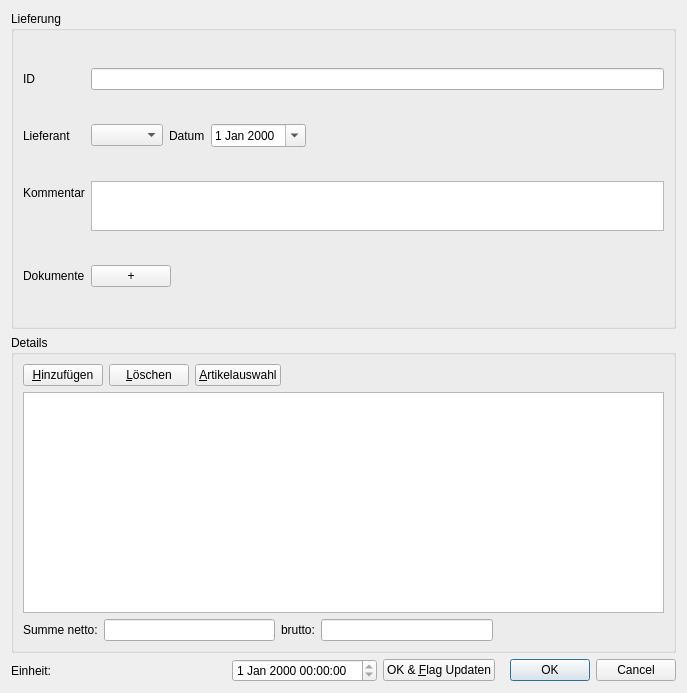
<?xml version="1.0" encoding="UTF-8"?>
<ui version="4.0">
 <class>LieferungDetailForm</class>
 <widget class="QDialog" name="LieferungDetailForm">
  <property name="geometry">
   <rect>
    <x>0</x>
    <y>0</y>
    <width>687</width>
    <height>693</height>
   </rect>
  </property>
  <property name="windowTitle">
   <string>Lieferung Details</string>
  </property>
  <layout class="QGridLayout" name="gridLayout">
   <item row="0" column="0">
    <widget class="QGroupBox" name="groupBox_lieferung">
     <property name="title">
      <string>Lieferung</string>
     </property>
     <layout class="QGridLayout" name="gridLayout_2">
      <item row="0" column="0">
       <layout class="QFormLayout" name="formLayout">
        <property name="fieldGrowthPolicy">
         <enum>QFormLayout::ExpandingFieldsGrow</enum>
        </property>
        <item row="0" column="0">
         <widget class="QLabel" name="label">
          <property name="text">
           <string>ID</string>
          </property>
         </widget>
        </item>
        <item row="0" column="1">
         <widget class="QLineEdit" name="lineEdit_id">
          <property name="readOnly">
           <bool>true</bool>
          </property>
         </widget>
        </item>
        <item row="1" column="0">
         <widget class="QLabel" name="label_lieferant">
          <property name="text">
           <string>Lieferant</string>
          </property>
         </widget>
        </item>
        <item row="1" column="1">
         <layout class="QHBoxLayout" name="horizontalLayout_5">
          <item>
           <widget class="QComboBox" name="comboBox_lieferant"/>
          </item>
          <item>
           <widget class="QLabel" name="label_3">
            <property name="text">
             <string>Datum</string>
            </property>
           </widget>
          </item>
          <item>
           <widget class="QDateEdit" name="dateEdit_datum">
            <property name="calendarPopup">
             <bool>true</bool>
            </property>
           </widget>
          </item>
          <item>
           <spacer name="horizontalSpacer_3">
            <property name="orientation">
             <enum>Qt::Horizontal</enum>
            </property>
            <property name="sizeHint" stdset="0">
             <size>
              <width>40</width>
              <height>20</height>
             </size>
            </property>
           </spacer>
          </item>
         </layout>
        </item>
        <item row="4" column="0">
         <widget class="QLabel" name="label_6">
          <property name="text">
           <string>Kommentar</string>
          </property>
         </widget>
        </item>
        <item row="4" column="1">
         <layout class="QHBoxLayout" name="horizontalLayout_4">
          <item>
           <widget class="QPlainTextEdit" name="plainTextEdit_comment">
            <property name="maximumSize">
             <size>
              <width>16777215</width>
              <height>50</height>
             </size>
            </property>
           </widget>
          </item>
         </layout>
        </item>
        <item row="7" column="0">
         <widget class="QLabel" name="label_4">
          <property name="text">
           <string>Dokumente</string>
          </property>
         </widget>
        </item>
        <item row="7" column="1">
         <layout class="QHBoxLayout" name="layout_documents">
          <item>
           <widget class="QPushButton" name="pushButton_addDocument">
            <property name="text">
             <string>+</string>
            </property>
           </widget>
          </item>
         </layout>
        </item>
       </layout>
      </item>
     </layout>
    </widget>
   </item>
   <item row="2" column="0">
    <widget class="QGroupBox" name="groupBox_2">
     <property name="title">
      <string>Details</string>
     </property>
     <layout class="QVBoxLayout" name="verticalLayout">
      <item>
       <layout class="QHBoxLayout" name="horizontalLayout">
        <item>
         <widget class="QPushButton" name="pushButton_newDetail">
          <property name="text">
           <string>&amp;Hinzufügen</string>
          </property>
         </widget>
        </item>
        <item>
         <widget class="QPushButton" name="pushButton_deleteDetail">
          <property name="text">
           <string>&amp;Löschen</string>
          </property>
         </widget>
        </item>
        <item>
         <widget class="QPushButton" name="pushButton_selectArticles">
          <property name="text">
           <string>&amp;Artikelauswahl</string>
          </property>
         </widget>
        </item>
        <item>
         <spacer name="horizontalSpacer_2">
          <property name="orientation">
           <enum>Qt::Horizontal</enum>
          </property>
          <property name="sizeHint" stdset="0">
           <size>
            <width>40</width>
            <height>20</height>
           </size>
          </property>
         </spacer>
        </item>
       </layout>
      </item>
      <item>
       <widget class="QTableView" name="tableView_details"/>
      </item>
      <item>
       <layout class="QHBoxLayout" name="horizontalLayout_3">
        <item>
         <widget class="QLabel" name="label_2">
          <property name="text">
           <string>Summe netto:</string>
          </property>
         </widget>
        </item>
        <item>
         <widget class="QLineEdit" name="lineEdit_totalNet">
          <property name="readOnly">
           <bool>true</bool>
          </property>
         </widget>
        </item>
        <item>
         <widget class="QLabel" name="label_5">
          <property name="text">
           <string>brutto:</string>
          </property>
         </widget>
        </item>
        <item>
         <widget class="QLineEdit" name="lineEdit_totalGross"/>
        </item>
        <item>
         <spacer name="horizontalSpacer">
          <property name="orientation">
           <enum>Qt::Horizontal</enum>
          </property>
          <property name="sizeHint" stdset="0">
           <size>
            <width>40</width>
            <height>20</height>
           </size>
          </property>
         </spacer>
        </item>
       </layout>
      </item>
     </layout>
    </widget>
   </item>
   <item row="4" column="0">
    <layout class="QHBoxLayout" name="horizontalLayout_2">
     <item>
      <widget class="QLabel" name="label_unit">
       <property name="text">
        <string>Einheit:</string>
       </property>
      </widget>
     </item>
     <item>
      <spacer name="horizontalSpacer_4">
       <property name="orientation">
        <enum>Qt::Horizontal</enum>
       </property>
       <property name="sizeHint" stdset="0">
        <size>
         <width>40</width>
         <height>20</height>
        </size>
       </property>
      </spacer>
     </item>
     <item>
      <widget class="QDateTimeEdit" name="dateTimeEdit_flag">
       <property name="readOnly">
        <bool>true</bool>
       </property>
      </widget>
     </item>
     <item>
      <widget class="QPushButton" name="pushButton_updateFlag">
       <property name="text">
        <string>OK &amp;&amp; &amp;Flag Updaten</string>
       </property>
      </widget>
     </item>
     <item>
      <widget class="QDialogButtonBox" name="buttonBox">
       <property name="orientation">
        <enum>Qt::Horizontal</enum>
       </property>
       <property name="standardButtons">
        <set>QDialogButtonBox::Cancel|QDialogButtonBox::Ok</set>
       </property>
      </widget>
     </item>
    </layout>
   </item>
  </layout>
 </widget>
 <resources>
  <include location="../../lagerManager.qrc"/>
 </resources>
 <connections>
  <connection>
   <sender>buttonBox</sender>
   <signal>accepted()</signal>
   <receiver>LieferungDetailForm</receiver>
   <slot>accept()</slot>
   <hints>
    <hint type="sourcelabel">
     <x>248</x>
     <y>254</y>
    </hint>
    <hint type="destinationlabel">
     <x>157</x>
     <y>274</y>
    </hint>
   </hints>
  </connection>
  <connection>
   <sender>buttonBox</sender>
   <signal>rejected()</signal>
   <receiver>LieferungDetailForm</receiver>
   <slot>reject()</slot>
   <hints>
    <hint type="sourcelabel">
     <x>316</x>
     <y>260</y>
    </hint>
    <hint type="destinationlabel">
     <x>286</x>
     <y>274</y>
    </hint>
   </hints>
  </connection>
 </connections>
</ui>
